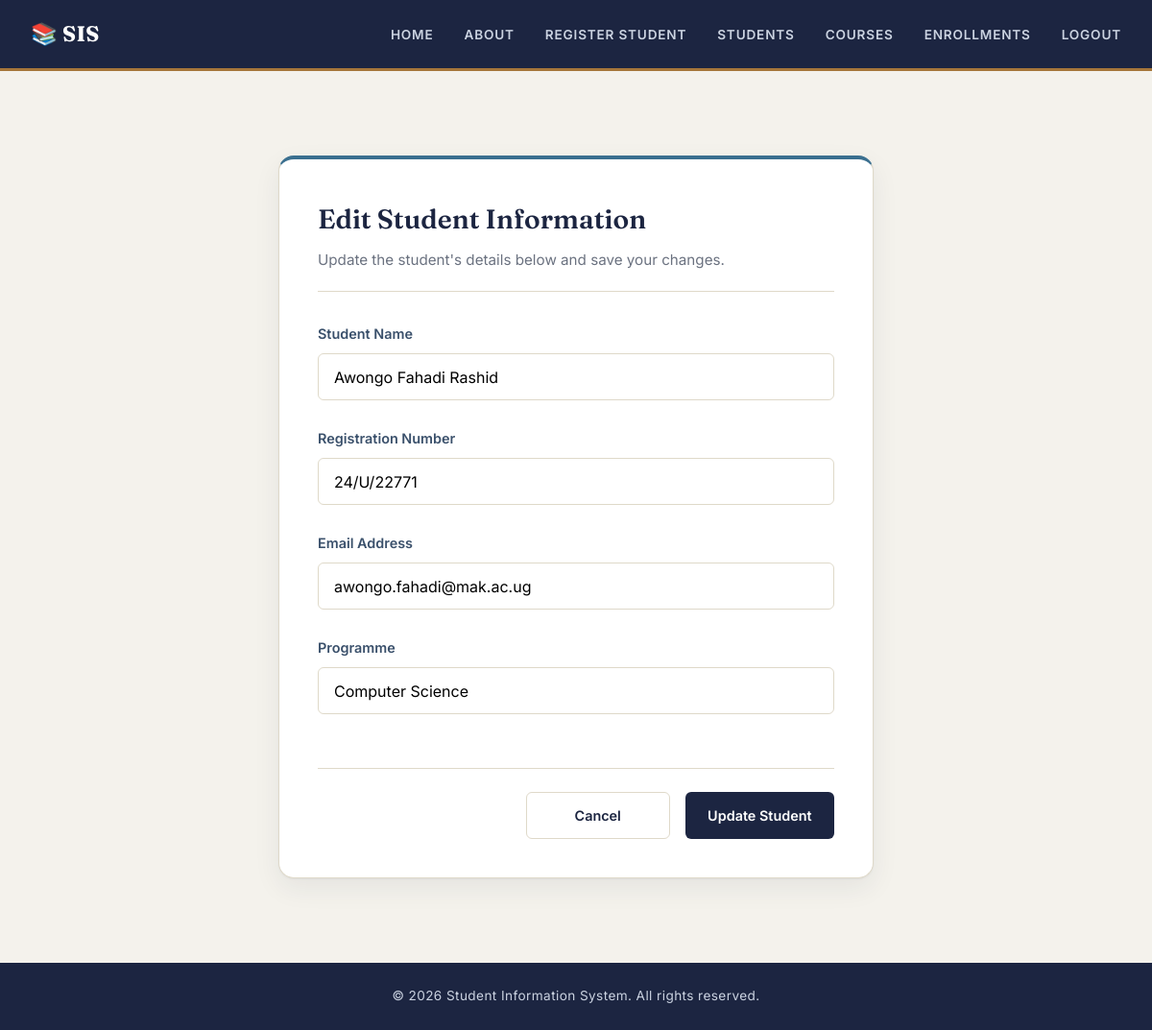
Screenshot of /student/edit/1 (signed in) with the database file from the repository.
### models.py (models this page shows, shortened)
class Student(db.Model):
    __tablename__ = 'students'
    id = db.Column(db.Integer, primary_key=True)
    student_name = db.Column(db.String(100), nullable=False)
    registration_number = db.Column(db.String(50), unique=True, nullable=False)
    email = db.Column(db.String(100), unique=True, nullable=False)
    programme = db.Column(db.String(100), nullable=False)
    registration_date = db.Column(db.DateTime, default=datetime.utcnow)
    is_active = db.Column(db.Boolean, default=True)

### app.py (the view, shortened to what this page needs)
@app.route('/student/edit/<int:student_id>', methods=['GET', 'POST'])
@login_required
def edit_student(student_id):
    student = Student.query.get_or_404(student_id)
    return render_template(
        'edit_student.html',
        student=student
    )

### auth.py (called while the page is built)
def login_required(view):
    @wraps(view)
    def wrapped_view(*args, **kwargs):
        if session.get("user_id") is None:
            flash("Please log in to continue.", "error")
            return redirect(url_for("login"))
        return view(*args, **kwargs)
    return wrapped_view

### templates/edit_student.html (shortened to what this page needs)
{% extends "base.html" %}
{% block styles %}
<link rel="stylesheet" href="{{ url_for('static', filename='edit_student.css') }}">
{% endblock %}
{% block content %}
<section class="edit-student-page">
    <div class="edit-student-card">
        <div class="card-header">
            <h2>Edit Student Information</h2>
            <p>Update the student's details below and save your changes.</p>
        </div>
        <form method="POST" action="{{ url_for('edit_student', student_id=student.id) }}">
            <div class="form-body">
                <div class="form-group">
                    <label for="student_name">Student Name</label>
                    <input
                        type="text"
                        id="student_name"
                        name="student_name"
                        value="{{ student.student_name }}"
                        required>
                </div>
                <div class="form-group">
                    <label for="registration_number">Registration Number</label>
                    <input
                        type="text"
                        id="registration_number"
                        name="registration_number"
                        value="{{ student.registration_number }}"
                        required>
                </div>
                <div class="form-group">
                    <label for="email">Email Address</label>
                    <input
                        type="email"
                        id="email"
                        name="email"
                        value="{{ student.email }}"
                        required>
                </div>
                <div class="form-group">
                    <label for="programme">Programme</label>
                    <input
                        type="text"
                        id="programme"
                        name="programme"
                        value="{{ student.programme }}"
                        required>
                </div>
            </div>
            <div class="form-actions">
                <a href="{{ url_for('students_list') }}" class="btn btn-secondary">
                    Cancel
                </a>
                <button type="submit" class="btn btn-primary">
                    Update Student
                </button>
            </div>
        </form>
    </div>
</section>
{% endblock %}

### static/style.css (style rules this page uses)
:root { --color-ink: #1c2541; --color-ink-soft: #3a506b; --color-paper: #f4f2ec; --color-surface: #ffffff; --color-line: #dfd9c9; --color-accent: #a6763a; --color-accent-soft: #eadfc9; --color-success: #3f7a5d; --color-success-bg: #e4efe8; --color-danger: #b4483c; --color-danger-bg: #f7e7e4; --color-info: #3a6f8f; --color-info-bg: #e5eef2; --color-muted: #6b7280; --font-display: 'Fraunces', Georgia, serif; --font-body: 'Inter', -apple-system, BlinkMacSystemFont, sans-serif; --font-mono: 'IBM Plex Mono', 'Courier New', monospace; --radius-sm: 6px; --radius-md: 10px; --radius-lg: 16px; --shadow-card: 0 1px 2px rgba(28,37,65,.05), 0 10px 28px rgba(28,37,65,.07); }
* { margin: 0; padding: 0; box-sizing: border-box; }
body { font-family: var(--font-body); background: var(--color-paper); color: var(--color-ink); line-height: 1.6; min-height: 100vh; display: flex; flex-direction: column; }
h1, h2, h3, h4 { font-family: var(--font-display); color: var(--color-ink); font-weight: 600; }
a { color: inherit; }
.btn { display: inline-flex; justify-content: center; align-items: center; gap: .4rem; padding: .75rem 1.4rem; border: 1px solid transparent; border-radius: var(--radius-sm); text-decoration: none; cursor: pointer; font-family: var(--font-body); font-weight: 600; font-size: .9rem; transition: transform .15s ease, background .15s ease, border-color .15s ease; }
.btn-primary { background: var(--color-ink); color: #fff; }
.btn-secondary { background: transparent; color: var(--color-ink); border-color: var(--color-line); }
input, select, textarea { font-family: inherit; }

### static/edit_student.css (style rules this page uses)
.edit-student-page { display: flex; justify-content: center; align-items: center; padding: 3rem 1rem; min-height: calc(100vh - 180px); }
.edit-student-card { width: 100%; max-width: 620px; background: var(--color-surface); border-radius: var(--radius-lg); padding: 2.5rem; box-shadow: var(--shadow-card); border: 1px solid var(--color-line); border-top: 4px solid var(--color-info); }
.card-header { margin-bottom: 2rem; border-bottom: 1px solid var(--color-line); padding-bottom: 1.25rem; }
.card-header h2 { font-size: 1.75rem; margin-bottom: .5rem; }
.card-header p { margin: 0; color: var(--color-muted); line-height: 1.6; font-size: .95rem; }
.form-body { display: flex; flex-direction: column; gap: .25rem; }
.form-group { margin-bottom: 1.5rem; }
.form-group label { display: block; font-weight: 600; color: var(--color-ink-soft); margin-bottom: .55rem; font-size: .9rem; }
.form-group input { width: 100%; padding: .85rem 1rem; font-size: 1rem; border: 1px solid var(--color-line); border-radius: var(--radius-sm); background: var(--color-surface); transition: all .2s ease; }
.form-actions { display: flex; justify-content: flex-end; gap: 1rem; margin-top: 2rem; padding-top: 1.5rem; border-top: 1px solid var(--color-line); }
.form-actions .btn { min-width: 150px; }

### rows the page displays
Student: student_name "Awongo Fahadi Rashid", registration_number "24/U/22771", email "awongo.fahadi@mak.ac.ug", programme "Computer Science"
